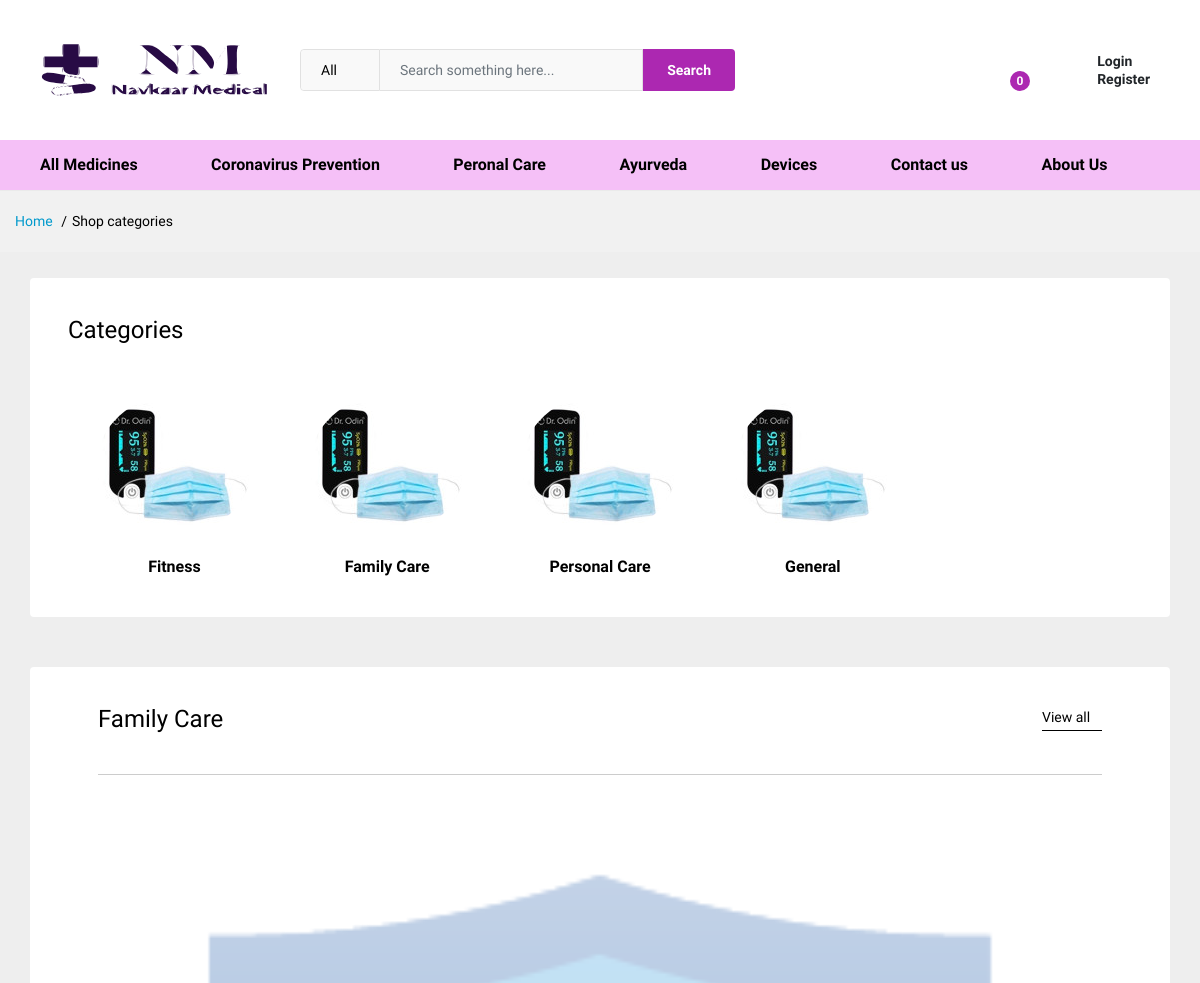
/categories (upper part), run on an earlier commit of the app's database.
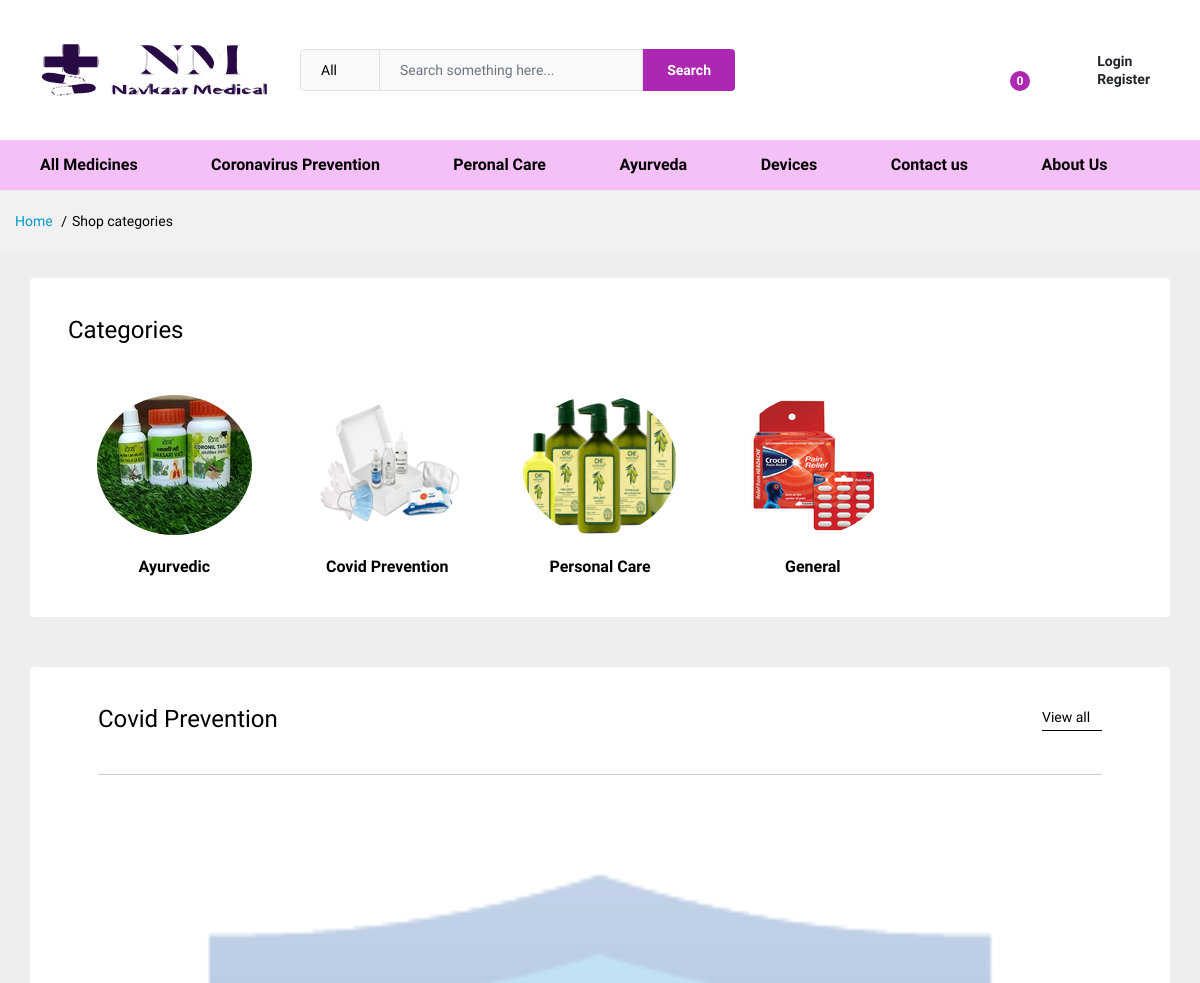
And on a later commit of the database.
### main/models.py (models this page shows, shortened)
class product_category(models.Model):
    cat_name=models.CharField(max_length=20)
    cat_description=models.CharField(max_length=100, default="Null")
    cat_pic = models.ImageField(default='categories/test12.jpg',null=True,blank=True ,upload_to = 'categories')

class product(models.Model):
    medicinename=models.CharField(max_length=40)
    productdescription=models.TextField(default="NULL",null=True)
    keyingr=models.TextField(default="NULL",null=True)
    cat_id=models.ForeignKey(product_category, on_delete=models.CASCADE)
    prescriptiontype = (('T','True'),('F','False'))
    productpic = models.ImageField(null=True,blank=True ,upload_to = 'products')
    prescriptionreq = models.TextField(max_length=50, choices = prescriptiontype ,blank=True)
    mrp=models.IntegerField()
    medquantity=models.IntegerField()
    meduses=models.TextField(max_length=80, null=True, default="NULL")
    safetyinfo=models.TextField(default="NULL",null=True)
    brand=models.CharField(max_length=100,null=True ,default="NULL")
    manufracturer=models.CharField(max_length=100 ,default="NULL", null=True)
    def __str__(self):
        return self.medicinename

### main/views.py (the view)
# urls.py: path("categories",views.categories, name = 'categories'),
def categories(request):
    cat = product_category.objects.all()
    products1=filtering_out_data_category_wise()
    print(products1)
    cart_product = [p for p in cart.objects.all() if p.cus_id == request.user]
    totalpurchased = len(cart_product)
    context={'cat':cat,'products1':products1,'totalpurchased':totalpurchased}
    return render(request,'main/shop-categories.html',context)

### main/views.py (called while the page is built)
def filtering_out_data_category_wise():
    data = product.objects.all()
    proid = product_category.objects.all()
    liproname = []
    mydict = {}
    for i in proid:
        liproname.append(i.cat_name)
    for j in liproname:
        temp = []
        for k in data:
            if(k.cat_id.cat_name==j):
                temp.append(k)
        mydict[j] = temp
    print(mydict)
    return mydict

### main/templates/main/shop-categories.html (shortened to what this page needs)
{% extends "main/test.html" %}
{% load static %}
{% block mainblock %}
    <div class="ps-breadcrumb">
        <div class="container">
            <ul class="breadcrumb">
                <li><a href="index.html">Home</a></li>
                <li>Shop categories</li>
            </ul>
        </div>
    </div>
    <div id="homepage-medicine">
        <main class="ps-main--medicine">
            <div class="ps-container">
                <section class="ps-medicine-brands-and-testimonial">
                    <div class="row">
                        <div class="col-lg-12 col-12">
                            <section class="ps-medicine--section ps-medicine-brands">
                                <div class="ps-section__header">
                                    <h3>Categories </h3>
                                </div>
                                <div class="ps-section__content">
                                    {% for i in cat %}
                                        <div class="ps-section__column">
                                            <article class="ps-block--medicine-brand"><a href="#"><img src="{{ i.cat_pic.url }}" alt=""></a>
                                                <div class="ps-block__content"><a href="#"> {{ i.cat_name }} </a></div>
                                            </article>
                                        </div>
                                    {% endfor %}
                                </div>
                            </section>
                        </div>
                    </div>
                </section>
                {% for key,value in products1.items %}
                {% if value %}
                <section class="ps-medicine--section ps-deal-of-day">
                    <div class="ps-container">
                        <div class="ps-section__header">
                            <div class="ps-block--countdown-deal">
                                <div class="ps-block__left">
                                    <h3>{{ key }}</h3>
                                </div>
                            </div><a href="{% url 'category' forloop.counter %}">View all</a>
                        </div>
                        <div class="ps-section__content">
                            <div class="ps-carousel--nav owl-slider" data-owl-auto="false" data-owl-loop="false" data-owl-speed="10000" data-owl-gap="30" data-owl-nav="true" data-owl-dots="true" data-owl-item="6" data-owl-item-xs="2" data-owl-item-sm="3" data-owl-item-md="4" data-owl-item-lg="5" data-owl-item-xl="6" data-owl-duration="1000" data-owl-mousedrag="on">
                                {% for j in value %}
                                <div class="ps-product ps-product--medicine">
                                    <div class="ps-product__thumbnail"><a href="{% url 'product_details' j.id %}"><img src="{{ j.productpic.url }}" alt=""></a>
                                    </div>
                                </div>
                                {% endfor %}
                            </div>
                        </div>
                    </div>
                </section>
                {% endif %}
                {% endfor %}
            </div>
        </main>
    {% endblock mainblock %}

What changed in the data, as far as the page shows it:
changed product_category: cat_pic: a different picture; cat_name "Fitness" → "Ayurvedic"
changed product_category: cat_pic: a different picture; cat_name "Family Care" → "Covid Prevention"
changed product_category "Personal Care": cat_pic: a different picture
changed product_category "General": cat_pic: a different picture
changed through a linked row, product: cat_name "Family Care" → "Covid Prevention"
